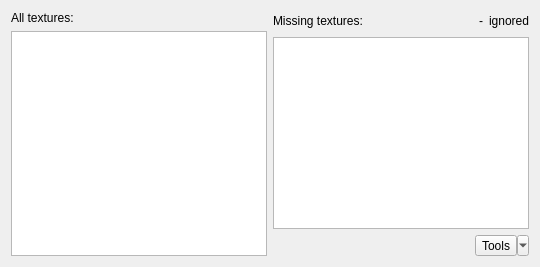
      <widget class="QWidget" name="tabTextures">
       <attribute name="title">
        <string>Textures</string>
       </attribute>
       <layout class="QHBoxLayout" name="horizontalLayout_23">
        <item>
         <layout class="QVBoxLayout" name="verticalLayout_18">
          <item>
           <widget class="QLabel" name="lblTexturesAll">
            <property name="toolTip">
             <string/>
            </property>
            <property name="text">
             <string>All textures:</string>
            </property>
            <property name="buddy">
             <cstring>lwgTilesAll</cstring>
            </property>
           </widget>
          </item>
          <item>
           <widget class="QListWidget" name="lwgTexturesAll">
            <property name="toolTip">
             <string/>
            </property>
            <property name="dragEnabled">
             <bool>false</bool>
            </property>
            <property name="selectionMode">
             <enum>QAbstractItemView::ExtendedSelection</enum>
            </property>
            <property name="batchSize">
             <number>300</number>
            </property>
           </widget>
          </item>
         </layout>
        </item>
        <item>
         <layout class="QVBoxLayout" name="verticalLayout_17">
          <item>
           <layout class="QHBoxLayout" name="horizontalLayout_21">
            <item>
             <widget class="QLabel" name="lblTexturesMissing">
              <property name="toolTip">
               <string/>
              </property>
              <property name="text">
               <string>Missing textures:</string>
              </property>
              <property name="buddy">
               <cstring>lwgTilesMissing</cstring>
              </property>
             </widget>
            </item>
            <item>
             <spacer name="horizontalSpacer_12">
              <property name="toolTip">
               <string/>
              </property>
              <property name="orientation">
               <enum>Qt::Horizontal</enum>
              </property>
              <property name="sizeHint" stdset="0">
               <size>
                <width>40</width>
                <height>20</height>
               </size>
              </property>
             </spacer>
            </item>
            <item>
             <widget class="QLabel" name="lblIgnoredTextures">
              <property name="toolTip">
               <string/>
              </property>
              <property name="text">
               <string notr="true">-</string>
              </property>
             </widget>
            </item>
            <item>
             <widget class="QLabel" name="lblIgnoredTexturesText">
              <property name="toolTip">
               <string/>
              </property>
              <property name="text">
               <string>ignored</string>
              </property>
             </widget>
            </item>
           </layout>
          </item>
          <item>
           <widget class="QListWidget" name="lwgTexturesMissing">
            <property name="toolTip">
             <string/>
            </property>
            <property name="selectionMode">
             <enum>QAbstractItemView::ExtendedSelection</enum>
            </property>
            <property name="batchSize">
             <number>300</number>
            </property>
           </widget>
          </item>
          <item>
           <layout class="QHBoxLayout" name="horizontalLayout_22">
            <item>
             <spacer name="horizontalSpacer_13">
              <property name="toolTip">
               <string/>
              </property>
              <property name="orientation">
               <enum>Qt::Horizontal</enum>
              </property>
              <property name="sizeHint" stdset="0">
               <size>
                <width>40</width>
                <height>20</height>
               </size>
              </property>
             </spacer>
            </item>
            <item>
             <widget class="QToolButton" name="tbnTexturesTools">
              <property name="sizePolicy">
               <sizepolicy hsizetype="Fixed" vsizetype="Fixed">
                <horstretch>0</horstretch>
                <verstretch>0</verstretch>
               </sizepolicy>
              </property>
              <property name="toolTip">
               <string/>
              </property>
              <property name="text">
               <string>Tools</string>
              </property>
              <property name="icon">
               <iconset resource="../../ressources.qrc">
                <normaloff>:/rec/data/icons/iconToolbox.svg</normaloff>:/rec/data/icons/iconToolbox.svg</iconset>
              </property>
              <property name="popupMode">
               <enum>QToolButton::MenuButtonPopup</enum>
              </property>
              <property name="toolButtonStyle">
               <enum>Qt::ToolButtonTextBesideIcon</enum>
              </property>
              <property name="autoRaise">
               <bool>false</bool>
              </property>
              <property name="arrowType">
               <enum>Qt::NoArrow</enum>
              </property>
             </widget>
            </item>
           </layout>
          </item>
         </layout>
        </item>
       </layout>
      </widget>
